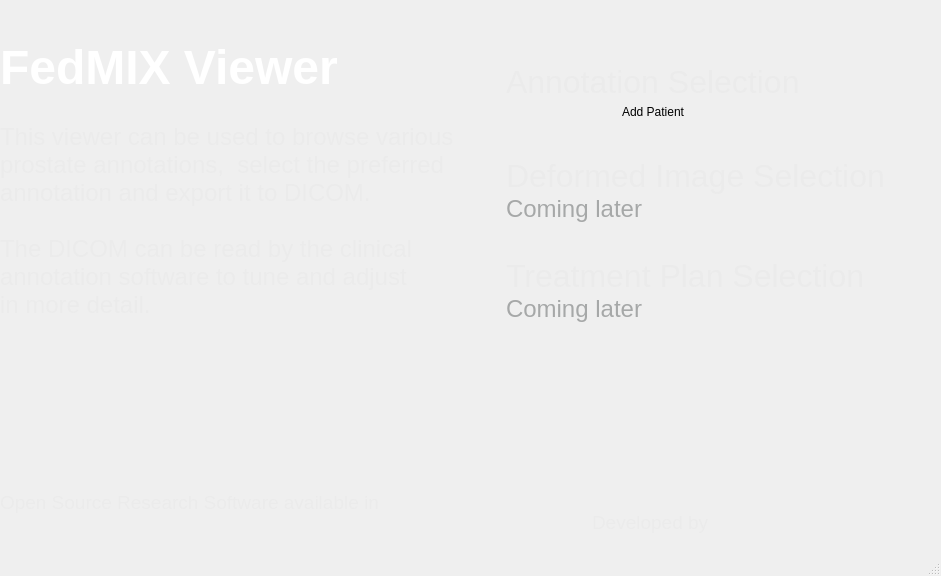
<?xml version="1.0" encoding="UTF-8"?>
<ui version="4.0">
 <class>MainWindow</class>
 <widget class="QMainWindow" name="MainWindow">
  <property name="geometry">
   <rect>
    <x>0</x>
    <y>0</y>
    <width>941</width>
    <height>576</height>
   </rect>
  </property>
  <property name="baseSize">
   <size>
    <width>1300</width>
    <height>800</height>
   </size>
  </property>
  <property name="windowTitle">
   <string>FEDMix Viewer</string>
  </property>
  <property name="autoFillBackground">
   <bool>false</bool>
  </property>
  <property name="styleSheet">
   <string notr="true">#MainWindow { 
border-image: url(:/img/assets/bg.png) 0 0 0 0 stretch stretch;
  padding: 20px;
           }

</string>
  </property>
  <widget class="QWidget" name="centralwidget">
   <property name="styleSheet">
    <string notr="true">background:transparent</string>
   </property>
   <layout class="QVBoxLayout" name="verticalLayout_7" stretch="0,0">
    <property name="spacing">
     <number>0</number>
    </property>
    <property name="sizeConstraint">
     <enum>QLayout::SetNoConstraint</enum>
    </property>
    <property name="leftMargin">
     <number>0</number>
    </property>
    <property name="topMargin">
     <number>0</number>
    </property>
    <property name="rightMargin">
     <number>0</number>
    </property>
    <property name="bottomMargin">
     <number>0</number>
    </property>
    <item>
     <layout class="QHBoxLayout" name="horizontalLayout_5">
      <item>
       <widget class="QLabel" name="label_7">
        <property name="styleSheet">
         <string notr="true">position: fixed;
top: 0px;
bottom: 0px;
left: 0px;
right: 0px;</string>
        </property>
        <property name="text">
         <string>&lt;!DOCTYPE HTML PUBLIC &quot;-//W3C//DTD HTML 4.0//EN&quot; &quot;http://www.w3.org/TR/REC-html40/strict.dtd&quot;&gt;
&lt;html&gt;&lt;head&gt;&lt;meta name=&quot;qrichtext&quot; content=&quot;1&quot; /&gt;&lt;style type=&quot;text/css&quot;&gt;
p, li { white-space: pre-wrap; }
&lt;/style&gt;&lt;/head&gt;&lt;body style=&quot; font-family:'.AppleSystemUIFont'; font-size:13pt; font-weight:400; font-style:normal;&quot;&gt;
&lt;p style=&quot; margin-top:0px; margin-bottom:0px; margin-left:0px; margin-right:0px; -qt-block-indent:0; text-indent:0px;&quot;&gt;&lt;img src=&quot;:/img/assets/logo.png&quot; width=&quot;60&quot; /&gt;&lt;/p&gt;
&lt;p style=&quot;-qt-paragraph-type:empty; margin-top:0px; margin-bottom:0px; margin-left:0px; margin-right:0px; -qt-block-indent:0; text-indent:0px;&quot;&gt;&lt;br /&gt;&lt;/p&gt;
&lt;p style=&quot; margin-top:0px; margin-bottom:0px; margin-left:0px; margin-right:0px; -qt-block-indent:0; text-indent:0px;&quot;&gt;&lt;span style=&quot; font-size:36pt; font-weight:600; color:#ffffff;&quot;&gt;FedMIX Viewer&lt;/span&gt;&lt;/p&gt;
&lt;p style=&quot;-qt-paragraph-type:empty; margin-top:0px; margin-bottom:0px; margin-left:0px; margin-right:0px; -qt-block-indent:0; text-indent:0px; font-size:18pt;&quot;&gt;&lt;br /&gt;&lt;/p&gt;
&lt;p style=&quot; margin-top:0px; margin-bottom:0px; margin-left:0px; margin-right:0px; -qt-block-indent:0; text-indent:0px;&quot;&gt;&lt;span style=&quot; font-size:18pt;color:#ebebeb;&quot;&gt;This viewer can be used to browse various &lt;br /&gt;prostate annotations,  select the preferred&lt;br /&gt;annotation and export it to DICOM.&lt;br /&gt;&lt;br /&gt;The DICOM can be read by the clinical &lt;br /&gt;annotation software to tune and adjust &lt;br /&gt;in more detail.&lt;/span&gt;&lt;/p&gt;
&lt;p style=&quot; margin-top:0px; margin-bottom:0px; margin-left:0px; margin-right:0px; -qt-block-indent:0; text-indent:0px;&quot;&gt;&lt;span style=&quot; font-size:18pt;color:#ebebeb;&quot;&gt;&lt;br /&gt;&lt;/span&gt;&lt;/p&gt;
&lt;p style=&quot; margin-top:0px; margin-bottom:0px; margin-left:0px; margin-right:0px; -qt-block-indent:0; text-indent:0px;&quot;&gt;&lt;img src=&quot;:/img/assets/stroke.png&quot; /&gt;&lt;/p&gt;&lt;/body&gt;&lt;/html&gt;</string>
        </property>
        <property name="margin">
         <number>37</number>
        </property>
        <property name="buddy">
         <cstring>label_7</cstring>
        </property>
       </widget>
      </item>
      <item>
       <spacer name="horizontalSpacer_3">
        <property name="orientation">
         <enum>Qt::Horizontal</enum>
        </property>
        <property name="sizeHint" stdset="0">
         <size>
          <width>40</width>
          <height>20</height>
         </size>
        </property>
       </spacer>
      </item>
      <item>
       <layout class="QGridLayout" name="group_annotation">
        <item row="1" column="1">
         <layout class="QHBoxLayout" name="horizontalLayout">
          <property name="bottomMargin">
           <number>35</number>
          </property>
          <item>
           <widget class="QLabel" name="icon1">
            <property name="styleSheet">
             <string notr="true">position: fixed;
top: 0px;
bottom: 0px;
left: 0px;
right: 0px;</string>
            </property>
            <property name="text">
             <string>&lt;!DOCTYPE HTML PUBLIC &quot;-//W3C//DTD HTML 4.0//EN&quot; &quot;http://www.w3.org/TR/REC-html40/strict.dtd&quot;&gt;
&lt;html&gt;&lt;head&gt;&lt;meta name=&quot;qrichtext&quot; content=&quot;1&quot; /&gt;&lt;style type=&quot;text/css&quot;&gt;
p, li { white-space: pre-wrap; }
&lt;/style&gt;&lt;/head&gt;&lt;body style=&quot; font-family:'.AppleSystemUIFont'; font-size:13pt; font-weight:400; font-style:normal;&quot;&gt;
&lt;p style=&quot; margin-top:0px; margin-bottom:0px; margin-left:0px; margin-right:0px; -qt-block-indent:0; text-indent:0px;&quot;&gt;&lt;img src=&quot;:/img/assets/annotation.png&quot; width=&quot;80&quot; /&gt;     &lt;/p&gt;&lt;/body&gt;&lt;/html&gt;</string>
            </property>
           </widget>
          </item>
          <item>
           <layout class="QVBoxLayout" name="verticalLayout_6">
            <item>
             <widget class="QLabel" name="icon1_7">
              <property name="styleSheet">
               <string notr="true">position: fixed;
top: 0px;
bottom: 0px;
left: 0px;
right: 0px;</string>
              </property>
              <property name="text">
               <string>&lt;!DOCTYPE HTML PUBLIC &quot;-//W3C//DTD HTML 4.0//EN&quot; &quot;http://www.w3.org/TR/REC-html40/strict.dtd&quot;&gt;
&lt;html&gt;&lt;head&gt;&lt;meta name=&quot;qrichtext&quot; content=&quot;1&quot; /&gt;&lt;style type=&quot;text/css&quot;&gt;
p, li { white-space: pre-wrap; }
&lt;/style&gt;&lt;/head&gt;&lt;body style=&quot; font-family:'.AppleSystemUIFont'; font-size:13pt; font-weight:400; font-style:normal;&quot;&gt;
&lt;p style=&quot; margin-top:0px; margin-bottom:0px; margin-left:0px; margin-right:0px; -qt-block-indent:0; text-indent:0px;&quot;&gt;&lt;span style=&quot; font-size:24pt; color:#ebebeb;&quot;&gt;Annotation Selection&lt;/span&gt;&lt;/p&gt;&lt;/body&gt;&lt;/html&gt;</string>
              </property>
             </widget>
            </item>
            <item>
             <widget class="QPushButton" name="buttonAddPatient">
              <property name="sizePolicy">
               <sizepolicy hsizetype="Minimum" vsizetype="Fixed">
                <horstretch>0</horstretch>
                <verstretch>0</verstretch>
               </sizepolicy>
              </property>
              <property name="font">
               <font>
                <family>Arial</family>
               </font>
              </property>
              <property name="styleSheet">
               <string notr="true"/>
              </property>
              <property name="text">
               <string>Add Patient</string>
              </property>
              <property name="iconSize">
               <size>
                <width>22</width>
                <height>22</height>
               </size>
              </property>
              <property name="autoDefault">
               <bool>true</bool>
              </property>
              <property name="default">
               <bool>false</bool>
              </property>
              <property name="flat">
               <bool>true</bool>
              </property>
             </widget>
            </item>
           </layout>
          </item>
          <item>
           <spacer name="horizontalSpacer_5">
            <property name="orientation">
             <enum>Qt::Horizontal</enum>
            </property>
            <property name="sizeHint" stdset="0">
             <size>
              <width>40</width>
              <height>20</height>
             </size>
            </property>
           </spacer>
          </item>
         </layout>
        </item>
        <item row="2" column="1">
         <layout class="QGridLayout" name="group_annotation_3">
          <property name="bottomMargin">
           <number>35</number>
          </property>
          <item row="1" column="1">
           <layout class="QHBoxLayout" name="horizontalLayout_3">
            <item>
             <widget class="QLabel" name="icon1_3">
              <property name="styleSheet">
               <string notr="true">position: fixed;
top: 0px;
bottom: 0px;
left: 0px;
right: 0px;</string>
              </property>
              <property name="text">
               <string>&lt;!DOCTYPE HTML PUBLIC &quot;-//W3C//DTD HTML 4.0//EN&quot; &quot;http://www.w3.org/TR/REC-html40/strict.dtd&quot;&gt;
&lt;html&gt;&lt;head&gt;&lt;meta name=&quot;qrichtext&quot; content=&quot;1&quot; /&gt;&lt;style type=&quot;text/css&quot;&gt;
p, li { white-space: pre-wrap; }
&lt;/style&gt;&lt;/head&gt;&lt;body style=&quot; font-family:'.AppleSystemUIFont'; font-size:13pt; font-weight:400; font-style:normal;&quot;&gt;
&lt;p style=&quot; margin-top:0px; margin-bottom:0px; margin-left:0px; margin-right:0px; -qt-block-indent:0; text-indent:0px;&quot;&gt;&lt;img src=&quot;:/img/assets/deformed.png&quot; width=&quot;80&quot; /&gt;     &lt;/p&gt;&lt;/body&gt;&lt;/html&gt;</string>
              </property>
             </widget>
            </item>
            <item>
             <layout class="QVBoxLayout" name="verticalLayout_9">
              <item>
               <widget class="QLabel" name="icon1_5">
                <property name="styleSheet">
                 <string notr="true">position: fixed;
top: 0px;
bottom: 0px;
left: 0px;
right: 0px;</string>
                </property>
                <property name="text">
                 <string>&lt;!DOCTYPE HTML PUBLIC &quot;-//W3C//DTD HTML 4.0//EN&quot; &quot;http://www.w3.org/TR/REC-html40/strict.dtd&quot;&gt;
&lt;html&gt;&lt;head&gt;&lt;meta name=&quot;qrichtext&quot; content=&quot;1&quot; /&gt;&lt;style type=&quot;text/css&quot;&gt;
p, li { white-space: pre-wrap; }
&lt;/style&gt;&lt;/head&gt;&lt;body style=&quot; font-family:'.AppleSystemUIFont'; font-size:13pt; font-weight:400; font-style:normal;&quot;&gt;
&lt;p style=&quot; margin-top:0px; margin-bottom:0px; margin-left:0px; margin-right:0px; -qt-block-indent:0; text-indent:0px;&quot;&gt;&lt;span style=&quot; font-size:24pt; color:#ebebeb;&quot;&gt;Deformed Image Selection&lt;/span&gt;&lt;/p&gt;&lt;/body&gt;&lt;/html&gt;</string>
                </property>
               </widget>
              </item>
              <item>
               <widget class="QLabel" name="icon1_8">
                <property name="styleSheet">
                 <string notr="true">position: fixed;
top: 0px;
bottom: 0px;
left: 0px;
right: 0px;</string>
                </property>
                <property name="text">
                 <string>&lt;!DOCTYPE HTML PUBLIC &quot;-//W3C//DTD HTML 4.0//EN&quot; &quot;http://www.w3.org/TR/REC-html40/strict.dtd&quot;&gt;
&lt;html&gt;&lt;head&gt;&lt;meta name=&quot;qrichtext&quot; content=&quot;1&quot; /&gt;&lt;style type=&quot;text/css&quot;&gt;
p, li { white-space: pre-wrap; }
&lt;/style&gt;&lt;/head&gt;&lt;body style=&quot; font-family:'.AppleSystemUIFont'; font-size:13pt; font-weight:400; font-style:normal;&quot;&gt;
&lt;p style=&quot; margin-top:0px; margin-bottom:0px; margin-left:0px; margin-right:0px; -qt-block-indent:0; text-indent:0px;&quot;&gt;&lt;span style=&quot; font-size:18pt; color:#a6a8a8;&quot;&gt;Coming later&lt;/span&gt;&lt;/p&gt;&lt;/body&gt;&lt;/html&gt;</string>
                </property>
               </widget>
              </item>
             </layout>
            </item>
           </layout>
          </item>
          <item row="1" column="2">
           <spacer name="horizontalSpacer_6">
            <property name="orientation">
             <enum>Qt::Horizontal</enum>
            </property>
            <property name="sizeHint" stdset="0">
             <size>
              <width>40</width>
              <height>20</height>
             </size>
            </property>
           </spacer>
          </item>
         </layout>
        </item>
        <item row="0" column="1">
         <spacer name="verticalSpacer_2">
          <property name="orientation">
           <enum>Qt::Vertical</enum>
          </property>
          <property name="sizeHint" stdset="0">
           <size>
            <width>20</width>
            <height>40</height>
           </size>
          </property>
         </spacer>
        </item>
        <item row="3" column="1">
         <layout class="QHBoxLayout" name="horizontalLayout_4">
          <item>
           <widget class="QLabel" name="icon1_4">
            <property name="styleSheet">
             <string notr="true">position: fixed;
top: 0px;
bottom: 0px;
left: 0px;
right: 0px;</string>
            </property>
            <property name="text">
             <string>&lt;!DOCTYPE HTML PUBLIC &quot;-//W3C//DTD HTML 4.0//EN&quot; &quot;http://www.w3.org/TR/REC-html40/strict.dtd&quot;&gt;
&lt;html&gt;&lt;head&gt;&lt;meta name=&quot;qrichtext&quot; content=&quot;1&quot; /&gt;&lt;style type=&quot;text/css&quot;&gt;
p, li { white-space: pre-wrap; }
&lt;/style&gt;&lt;/head&gt;&lt;body style=&quot; font-family:'.AppleSystemUIFont'; font-size:13pt; font-weight:400; font-style:normal;&quot;&gt;
&lt;p style=&quot; margin-top:0px; margin-bottom:0px; margin-left:0px; margin-right:0px; -qt-block-indent:0; text-indent:0px;&quot;&gt;&lt;img src=&quot;:/img/assets/treatment.png&quot; width=&quot;80&quot; /&gt;     &lt;/p&gt;&lt;/body&gt;&lt;/html&gt;</string>
            </property>
           </widget>
          </item>
          <item>
           <layout class="QVBoxLayout" name="verticalLayout_10">
            <item>
             <widget class="QLabel" name="icon1_6">
              <property name="styleSheet">
               <string notr="true">position: fixed;
top: 0px;
bottom: 0px;
left: 0px;
right: 0px;</string>
              </property>
              <property name="text">
               <string>&lt;!DOCTYPE HTML PUBLIC &quot;-//W3C//DTD HTML 4.0//EN&quot; &quot;http://www.w3.org/TR/REC-html40/strict.dtd&quot;&gt;
&lt;html&gt;&lt;head&gt;&lt;meta name=&quot;qrichtext&quot; content=&quot;1&quot; /&gt;&lt;style type=&quot;text/css&quot;&gt;
p, li { white-space: pre-wrap; }
&lt;/style&gt;&lt;/head&gt;&lt;body style=&quot; font-family:'.AppleSystemUIFont'; font-size:13pt; font-weight:400; font-style:normal;&quot;&gt;
&lt;p style=&quot; margin-top:0px; margin-bottom:0px; margin-left:0px; margin-right:0px; -qt-block-indent:0; text-indent:0px;&quot;&gt;&lt;span style=&quot; font-size:24pt;color:#ebebeb;&quot;&gt;Treatment Plan Selection&lt;/span&gt;&lt;/p&gt;&lt;/body&gt;&lt;/html&gt;</string>
              </property>
             </widget>
            </item>
            <item>
             <widget class="QLabel" name="icon1_9">
              <property name="styleSheet">
               <string notr="true">position: fixed;
top: 0px;
bottom: 0px;
left: 0px;
right: 0px;</string>
              </property>
              <property name="text">
               <string>&lt;!DOCTYPE HTML PUBLIC &quot;-//W3C//DTD HTML 4.0//EN&quot; &quot;http://www.w3.org/TR/REC-html40/strict.dtd&quot;&gt;
&lt;html&gt;&lt;head&gt;&lt;meta name=&quot;qrichtext&quot; content=&quot;1&quot; /&gt;&lt;style type=&quot;text/css&quot;&gt;
p, li { white-space: pre-wrap; }
&lt;/style&gt;&lt;/head&gt;&lt;body style=&quot; font-family:'.AppleSystemUIFont'; font-size:13pt; font-weight:400; font-style:normal;&quot;&gt;
&lt;p style=&quot; margin-top:0px; margin-bottom:0px; margin-left:0px; margin-right:0px; -qt-block-indent:0; text-indent:0px;&quot;&gt;&lt;span style=&quot; font-size:18pt; color:#a6a8a8;&quot;&gt;Coming later&lt;/span&gt;&lt;/p&gt;&lt;/body&gt;&lt;/html&gt;</string>
              </property>
             </widget>
            </item>
           </layout>
          </item>
          <item>
           <spacer name="horizontalSpacer_7">
            <property name="orientation">
             <enum>Qt::Horizontal</enum>
            </property>
            <property name="sizeHint" stdset="0">
             <size>
              <width>40</width>
              <height>20</height>
             </size>
            </property>
           </spacer>
          </item>
         </layout>
        </item>
        <item row="4" column="1">
         <spacer name="verticalSpacer_3">
          <property name="orientation">
           <enum>Qt::Vertical</enum>
          </property>
          <property name="sizeHint" stdset="0">
           <size>
            <width>20</width>
            <height>40</height>
           </size>
          </property>
         </spacer>
        </item>
       </layout>
      </item>
      <item>
       <spacer name="horizontalSpacer_4">
        <property name="orientation">
         <enum>Qt::Horizontal</enum>
        </property>
        <property name="sizeHint" stdset="0">
         <size>
          <width>40</width>
          <height>20</height>
         </size>
        </property>
       </spacer>
      </item>
     </layout>
    </item>
    <item>
     <layout class="QHBoxLayout" name="horizontalLayout_9">
      <item>
       <widget class="QLabel" name="label_2">
        <property name="styleSheet">
         <string notr="true">position: fixed;
top: 0px;
bottom: 0px;
left: 0px;
right: 0px;</string>
        </property>
        <property name="text">
         <string>&lt;!DOCTYPE HTML PUBLIC &quot;-//W3C//DTD HTML 4.0//EN&quot; &quot;http://www.w3.org/TR/REC-html40/strict.dtd&quot;&gt;
&lt;html&gt;&lt;head&gt;&lt;meta name=&quot;qrichtext&quot; content=&quot;1&quot; /&gt;&lt;style type=&quot;text/css&quot;&gt;
p, li { white-space: pre-wrap; }
&lt;/style&gt;&lt;/head&gt;&lt;body style=&quot; font-family:'.AppleSystemUIFont'; font-size:13pt; font-weight:400; font-style:normal;&quot;&gt;
&lt;p style=&quot; margin-top:0px; margin-bottom:0px; margin-left:0px; margin-right:0px; -qt-block-indent:0; text-indent:0px;&quot;&gt;&lt;span style=&quot; font-size:14pt;color:#ebebeb;&quot;&gt;Open Source Research Software available in&lt;/span&gt;&lt;/p&gt;
&lt;p style=&quot;-qt-paragraph-type:empty; margin-top:0px; margin-bottom:0px; margin-left:0px; margin-right:0px; -qt-block-indent:0; text-indent:0px;&quot;&gt;&lt;br /&gt;&lt;/p&gt;
&lt;p style=&quot; margin-top:0px; margin-bottom:0px; margin-left:0px; margin-right:0px; -qt-block-indent:0; text-indent:0px;&quot;&gt;&lt;a href=&quot;https://github.com/FEDMix/eshmun&quot;&gt;&lt;img src=&quot;:/img/assets/logos.png&quot; height=&quot;60&quot; /&gt;&lt;/a&gt;&lt;/p&gt;&lt;/body&gt;&lt;/html&gt;</string>
        </property>
        <property name="alignment">
         <set>Qt::AlignBottom|Qt::AlignLeading|Qt::AlignLeft</set>
        </property>
        <property name="margin">
         <number>20</number>
        </property>
       </widget>
      </item>
      <item>
       <spacer name="horizontalSpacer">
        <property name="orientation">
         <enum>Qt::Horizontal</enum>
        </property>
        <property name="sizeHint" stdset="0">
         <size>
          <width>40</width>
          <height>20</height>
         </size>
        </property>
       </spacer>
      </item>
      <item>
       <widget class="QLabel" name="label_5">
        <property name="styleSheet">
         <string notr="true">position: fixed;
top: 0px;
bottom: 0px;
left: 0px;
right: 0px;</string>
        </property>
        <property name="text">
         <string>&lt;!DOCTYPE HTML PUBLIC &quot;-//W3C//DTD HTML 4.0//EN&quot; &quot;http://www.w3.org/TR/REC-html40/strict.dtd&quot;&gt;
&lt;html&gt;&lt;head&gt;&lt;meta name=&quot;qrichtext&quot; content=&quot;1&quot; /&gt;&lt;style type=&quot;text/css&quot;&gt;
p, li { white-space: pre-wrap; }
&lt;/style&gt;&lt;/head&gt;&lt;body style=&quot; font-family:'.AppleSystemUIFont'; font-size:13pt; font-weight:400; font-style:normal;&quot;&gt;
&lt;p style=&quot; margin-top:0px; margin-bottom:0px; margin-left:0px; margin-right:0px; -qt-block-indent:0; text-indent:0px;&quot;&gt;&lt;span style=&quot; font-size:14pt;color:#ebebeb;&quot;&gt;Developed by&lt;/span&gt;&lt;/p&gt;
&lt;p style=&quot; margin-top:0px; margin-bottom:0px; margin-left:0px; margin-right:0px; -qt-block-indent:0; text-indent:0px;&quot;&gt;&lt;img src=&quot;:/img/assets/entities.png&quot; height=&quot;60&quot; /&gt;&lt;/p&gt;&lt;/body&gt;&lt;/html&gt;</string>
        </property>
        <property name="alignment">
         <set>Qt::AlignBottom|Qt::AlignLeading|Qt::AlignLeft</set>
        </property>
        <property name="margin">
         <number>20</number>
        </property>
       </widget>
      </item>
      <item>
       <spacer name="verticalSpacer">
        <property name="orientation">
         <enum>Qt::Vertical</enum>
        </property>
        <property name="sizeHint" stdset="0">
         <size>
          <width>20</width>
          <height>40</height>
         </size>
        </property>
       </spacer>
      </item>
      <item>
       <spacer name="horizontalSpacer_2">
        <property name="orientation">
         <enum>Qt::Horizontal</enum>
        </property>
        <property name="sizeHint" stdset="0">
         <size>
          <width>40</width>
          <height>20</height>
         </size>
        </property>
       </spacer>
      </item>
      <item>
       <widget class="QLabel" name="corner_decoration">
        <property name="styleSheet">
         <string notr="true">
position: fixed;

width:100px;
height: 100px;

bottom: 0px;

right: 0px;</string>
        </property>
        <property name="text">
         <string>&lt;!DOCTYPE HTML PUBLIC &quot;-//W3C//DTD HTML 4.0//EN&quot; &quot;http://www.w3.org/TR/REC-html40/strict.dtd&quot;&gt;
&lt;html&gt;&lt;head&gt;&lt;meta name=&quot;qrichtext&quot; content=&quot;1&quot; /&gt;&lt;style type=&quot;text/css&quot;&gt;
p, li { white-space: pre-wrap; }
&lt;/style&gt;&lt;/head&gt;&lt;body style=&quot; font-family:'.AppleSystemUIFont'; font-size:13pt; font-weight:400; font-style:normal;&quot;&gt;
&lt;p style=&quot; margin-top:0px; margin-bottom:0px; margin-left:0px; margin-right:0px; -qt-block-indent:0; text-indent:0px;&quot;&gt;&lt;img width=&quot;90&quot; style=&quot;position:fixed; bottom:0; right:0&quot;src=&quot;:/img/assets/assets&quot; /&gt;&lt;/p&gt;&lt;/body&gt;&lt;/html&gt;</string>
        </property>
        <property name="alignment">
         <set>Qt::AlignBottom|Qt::AlignRight|Qt::AlignTrailing</set>
        </property>
       </widget>
      </item>
     </layout>
    </item>
   </layout>
  </widget>
  <widget class="QStatusBar" name="statusbar"/>
 </widget>
 <resources/>
 <connections/>
</ui>
